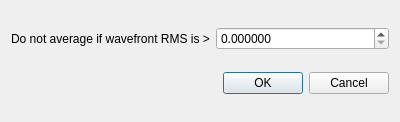
<?xml version="1.0" encoding="UTF-8"?>
<ui version="4.0">
 <class>wavefrontAverageFilterDlg</class>
 <widget class="QDialog" name="wavefrontAverageFilterDlg">
  <property name="geometry">
   <rect>
    <x>0</x>
    <y>0</y>
    <width>400</width>
    <height>122</height>
   </rect>
  </property>
  <property name="windowTitle">
   <string>Dialog</string>
  </property>
  <layout class="QVBoxLayout" name="verticalLayout">
   <item>
    <layout class="QHBoxLayout" name="horizontalLayout">
     <item>
      <widget class="QLabel" name="label_2">
       <property name="text">
        <string>Do not average if wavefront RMS is &gt;</string>
       </property>
      </widget>
     </item>
     <item>
      <widget class="QDoubleSpinBox" name="rmsValue">
       <property name="decimals">
        <number>6</number>
       </property>
       <property name="singleStep">
        <double>0.010000000000000</double>
       </property>
      </widget>
     </item>
    </layout>
   </item>
   <item>
    <widget class="QDialogButtonBox" name="buttonBox">
     <property name="orientation">
      <enum>Qt::Horizontal</enum>
     </property>
     <property name="standardButtons">
      <set>QDialogButtonBox::Cancel|QDialogButtonBox::Ok</set>
     </property>
    </widget>
   </item>
  </layout>
 </widget>
 <resources/>
 <connections>
  <connection>
   <sender>buttonBox</sender>
   <signal>accepted()</signal>
   <receiver>wavefrontAverageFilterDlg</receiver>
   <slot>accept()</slot>
   <hints>
    <hint type="sourcelabel">
     <x>248</x>
     <y>254</y>
    </hint>
    <hint type="destinationlabel">
     <x>157</x>
     <y>274</y>
    </hint>
   </hints>
  </connection>
  <connection>
   <sender>buttonBox</sender>
   <signal>rejected()</signal>
   <receiver>wavefrontAverageFilterDlg</receiver>
   <slot>reject()</slot>
   <hints>
    <hint type="sourcelabel">
     <x>316</x>
     <y>260</y>
    </hint>
    <hint type="destinationlabel">
     <x>286</x>
     <y>274</y>
    </hint>
   </hints>
  </connection>
 </connections>
</ui>
